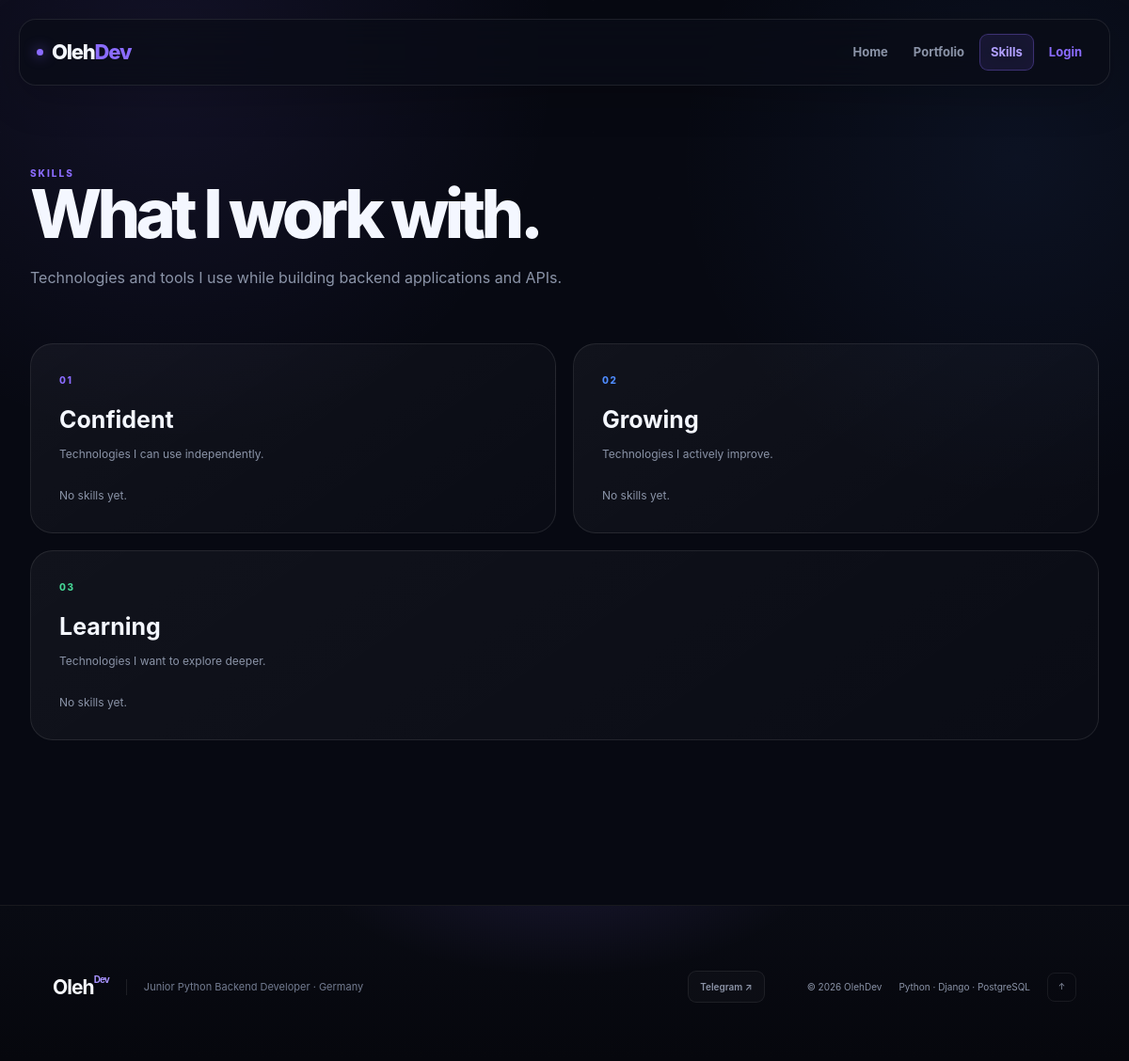
The app's page /skills/, older data.
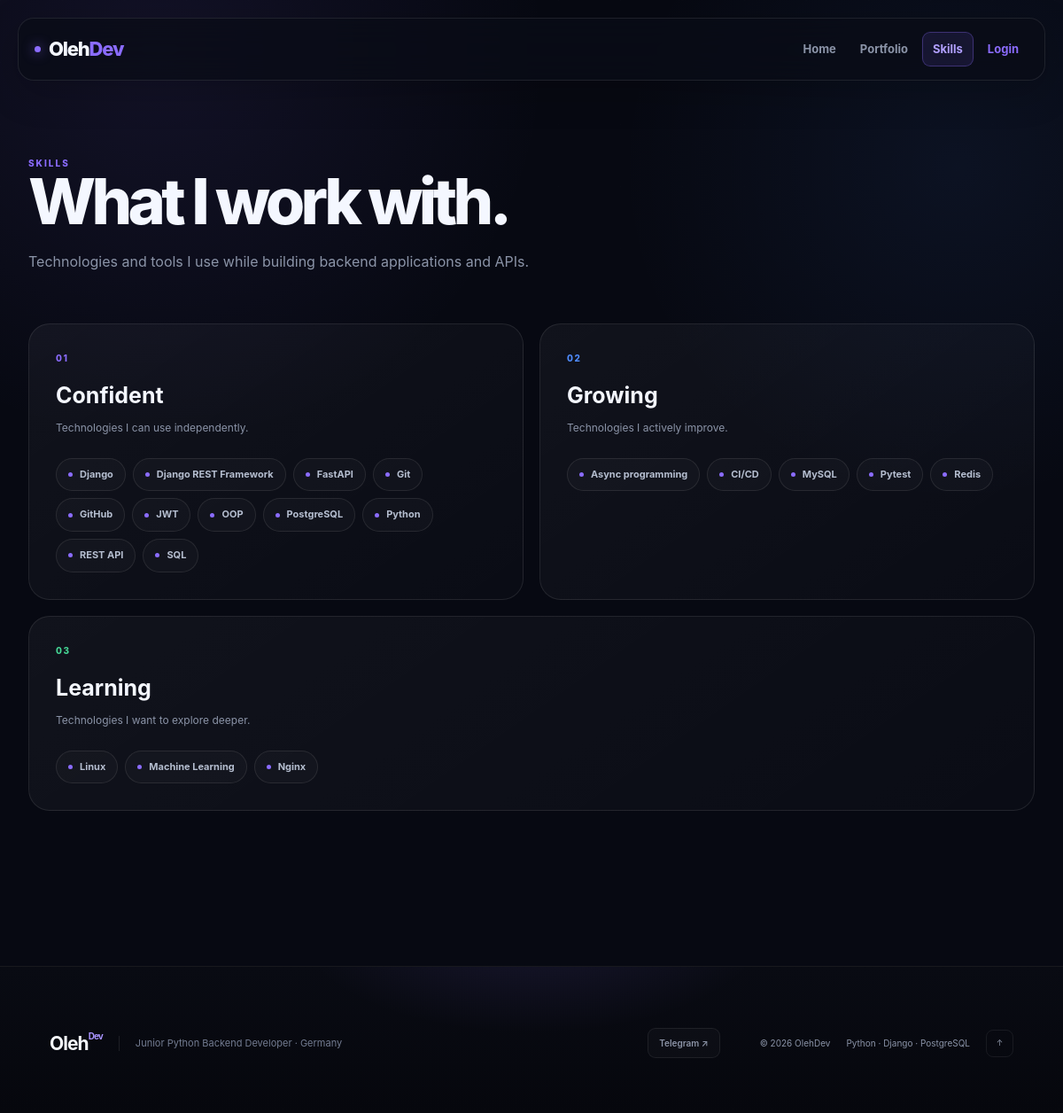
The same page, newer data.
### olehdev/models.py (models this page shows, shortened)
class Skill(models.Model):
    class SkillLevel(models.TextChoices):
        CONFIDENT = "confident", "Confident"
        GROWING = "growing", "Good, still growing"
        LEARNING = "learning", "Used, want to learn more"
    name = models.CharField(max_length=100)
    level = models.CharField(
        max_length=20,
        choices=SkillLevel.choices,
    )
    order = models.PositiveIntegerField(default=0)
    class Meta:
        ordering = ["level", "order", "name"]

### olehdev/views.py (the view)
def skills(request):
    confident_skills = Skill.objects.filter(
        level=Skill.SkillLevel.CONFIDENT
    )
    growing_skills = Skill.objects.filter(
        level=Skill.SkillLevel.GROWING
    )
    learning_skills = Skill.objects.filter(
        level=Skill.SkillLevel.LEARNING
    )
    return render(
        request,
        "public/skills.html",
        {
            "confident_skills": confident_skills,
            "growing_skills": growing_skills,
            "learning_skills": learning_skills,
        },
    )

### templates/public/skills.html (shortened to what this page needs)
{% extends "base.html" %}
{% load static %}
{% block styles %}
    <link rel="stylesheet" href="{% static 'css/public.css' %}">
{% endblock %}
{% block content %}
<section class="page-section skills-page">
    <div class="section-label">
        SKILLS
    </div>
    <div class="page-heading">
        <h1>
            What I work with.
        </h1>
        <p>
            Technologies and tools I use while building
            backend applications and APIs.
        </p>
    </div>
    <div class="skills-columns">
        <div class="skills-column">
            <div class="skills-column-header">
                <div class="skills-column-number">
                    01
                </div>
                <div class="skills-title-row">
                    <div>
                        <h2>
                            Confident
                        </h2>
                        <p>
                            Technologies I can use independently.
                        </p>
                    </div>
                </div>
            </div>
            <div class="skills-list">
                {% for skill in confident_skills %}
                    <div class="skill-item">
                        <span class="skill-item-dot"></span>
                        <span>
                            {{ skill.name }}
                        </span>
                    </div>
                {% empty %}
                    <span class="skill-empty">
                        No skills yet.
                    </span>
                {% endfor %}
            </div>
        </div>
        <div class="skills-column">
            <div class="skills-column-header">
                <div class="skills-column-number">
                    02
                </div>
                <div class="skills-title-row">
                    <div>
                        <h2>
                            Growing
                        </h2>
                        <p>
                            Technologies I actively improve.
                        </p>
                    </div>
                </div>
            </div>
            <div class="skills-list">
                {% for skill in growing_skills %}
                    <div class="skill-item">
                        <span class="skill-item-dot"></span>
                        <span>
                            {{ skill.name }}
                        </span>
                    </div>
                {% empty %}
                    <span class="skill-empty">
                        No skills yet.
                    </span>
                {% endfor %}
            </div>
        </div>
        <div class="skills-column">
            <div class="skills-column-header">
                <div class="skills-column-number">
                    03
                </div>
                <div class="skills-title-row">
                    <div>
                        <h2>
                            Learning
                        </h2>
                        <p>
                            Technologies I want to explore deeper.
                        </p>
                    </div>
                </div>
            </div>
            <div class="skills-list">
                {% for skill in learning_skills %}
                    <div class="skill-item">
                        <span class="skill-item-dot"></span>
                        <span>
                            {{ skill.name }}
                        </span>
                    </div>
                {% empty %}
                    <span class="skill-empty">
                        No skills yet.
                    </span>
                {% endfor %}
            </div>
        </div>
    </div>
</section>
{% endblock %}

### templates/base.html (shortened to what this page needs)
{% load static %}
<!DOCTYPE html>
<html lang="en">
<head>
    {% block styles %}
    {% endblock %}
    <link rel="stylesheet" href="{% static 'css/footer.css' %}">
</head>
<body>
<header class="site-header">
    <a href="{% url 'home' %}" class="brand">
        Oleh<span>Dev</span>
    </a>
    <nav class="navigation">
        {% if user.is_authenticated and user.is_staff %}
            <a
                href="{% url 'admin_requests' %}"
                class="{% if request.resolver_match.url_name == 'admin_requests' %}nav-active{% endif %}"
            >
                Requests
            </a>
            <a
                href="{% url 'portfolio' %}"
                class="{% if request.resolver_match.url_name == 'portfolio' %}nav-active{% endif %}"
            >
                Portfolio
            </a>
            <a
                href="{% url 'skills' %}"
                class="{% if request.resolver_match.url_name == 'skills' %}nav-active{% endif %}"
            >
                Skills
            </a>
            <a
                href="{% url 'admin_dashboard' %}"
                class="{% if request.resolver_match.url_name == 'admin_dashboard' %}nav-active{% endif %}"
            >
                Admin Panel
            </a>
            <a href="{% url 'logout' %}">
                Logout
            </a>
        {% else %}
            <a
                href="{% url 'home' %}"
                class="{% if request.resolver_match.url_name == 'home' %}nav-active{% endif %}"
            >
                Home
            </a>
            <a
                href="{% url 'portfolio' %}"
                class="{% if request.resolver_match.url_name == 'portfolio' %}nav-active{% endif %}"
            >
                Portfolio
            </a>
            <a
                href="{% url 'skills' %}"
                class="{% if request.resolver_match.url_name == 'skills' %}nav-active{% endif %}"
            >
                Skills
            </a>
            <a
                href="{% url 'login' %}"
                class="{% if request.resolver_match.url_name == 'login' %}nav-active{% endif %}"
            >
                Login
            </a>
        {% endif %}
    </nav>
</header>
<main>
    {% block content %}
    {% endblock %}
</main>
<footer class="site-footer">
    <div class="site-footer-glow"></div>
    <div class="site-footer-compact">
        <div class="site-footer-identity">
            <a
                href="{% url 'home' %}"
                class="site-footer-logo"
            >
                Oleh<span>Dev</span>
            </a>
            <span>
                Junior Python Backend Developer · Germany
            </span>
        </div>
        <div class="site-footer-links">
            <a
                href="https://t.me/oleh_murachov"
                target="_blank"
                rel="noopener noreferrer"
            >
                Telegram ↗
            </a>
        </div>
        <div class="site-footer-copyright">
            <span>
                © 2026 OlehDev
            </span>
            <span>
                Python · Django · PostgreSQL
            </span>
            <a href="{% url 'home' %}">
                ↑
            </a>
        </div>
    </div>
</footer>
</body>
</html>

### static/css/footer.css (style rules this page uses)
.navigation a.nav-active { border: 1px solid rgba(139, 108, 255, 0.32) !important; background: rgba(139, 108, 255, 0.10) !important; color: #b09fff !important; box-shadow: 0 0 0 1px rgba(139, 108, 255, 0.025), inset 0 0 22px rgba(139, 108, 255, 0.035); }
.site-footer { position: relative; width: 100%; margin-top: 60px; overflow: hidden; border-top: 1px solid rgba(255, 255, 255, 0.07); background: linear-gradient( 180deg, #090b13 0%, #06070d 100% ); color: #f5f7fb; }
.site-footer-glow { position: absolute; top: -180px; left: 50%; width: 560px; height: 260px; transform: translateX(-50%); border-radius: 50%; background: radial-gradient( ellipse, rgba(139, 108, 255, 0.12), transparent 68% ); pointer-events: none; }
.site-footer-compact { position: relative; display: grid; grid-template-columns: 1fr auto auto; align-items: center; gap: 45px; width: min( calc(100% - 48px), 1180px ); margin: 0 auto; padding: 34px 0; }
.site-footer-identity { display: flex; align-items: center; gap: 18px; }
.site-footer-logo { display: inline-flex; flex-shrink: 0; color: #f5f7fb; font-size: 21px; font-weight: 750; letter-spacing: -0.045em; text-decoration: none; }
.site-footer-logo span { color: #a994ff; }
.site-footer-identity > span { padding-left: 18px; border-left: 1px solid rgba(255, 255, 255, 0.09); color: #737c91; font-size: 11px; }
.site-footer-links { display: flex; align-items: center; gap: 8px; }
.site-footer-links a { display: inline-flex; align-items: center; min-height: 34px; padding: 0 12px; border: 1px solid rgba(255, 255, 255, 0.07); border-radius: 9px; background: rgba(255, 255, 255, 0.025); color: #8c94a7; font-size: 10px; font-weight: 600; text-decoration: none; transition: color 0.2s ease, border-color 0.2s ease, background 0.2s ease, transform 0.2s ease; }
.site-footer-copyright { display: flex; align-items: center; gap: 18px; color: #555d70; font-size: 9px; white-space: nowrap; }
.site-footer-copyright a { display: flex; align-items: center; justify-content: center; width: 31px; height: 31px; border: 1px solid rgba(255, 255, 255, 0.07); border-radius: 8px; color: #8c94a7; text-decoration: none; transition: color 0.2s ease, border-color 0.2s ease, transform 0.2s ease; }

Row changes from the older to the newer data that the page shows:
added Skill: name "Django", shown under "Confident"
added Skill: name "Django REST Framework", shown under "Confident"
added Skill: name "FastAPI", shown under "Confident"
added Skill: name "Git", shown under "Confident"
added Skill: name "GitHub", shown under "Confident"
added Skill: name "JWT", shown under "Confident"
added Skill: name "OOP", shown under "Confident"
added Skill: name "PostgreSQL", shown under "Confident"
added Skill: name "Python", shown under "Confident"
added Skill: name "REST API", shown under "Confident"
added Skill: name "SQL", shown under "Confident"
added Skill: name "Async programming", shown under "Growing"
added Skill: name "CI/CD", shown under "Growing"
added Skill: name "MySQL", shown under "Growing"
added Skill: name "Pytest", shown under "Growing"
added Skill: name "Redis", shown under "Growing"
added Skill: name "Linux", shown under "Learning"
added Skill: name "Machine Learning", shown under "Learning"
added Skill: name "Nginx", shown under "Learning"
Text that changed along with them:
text no longer shown: "No skills yet. No skills yet. No skills yet."
